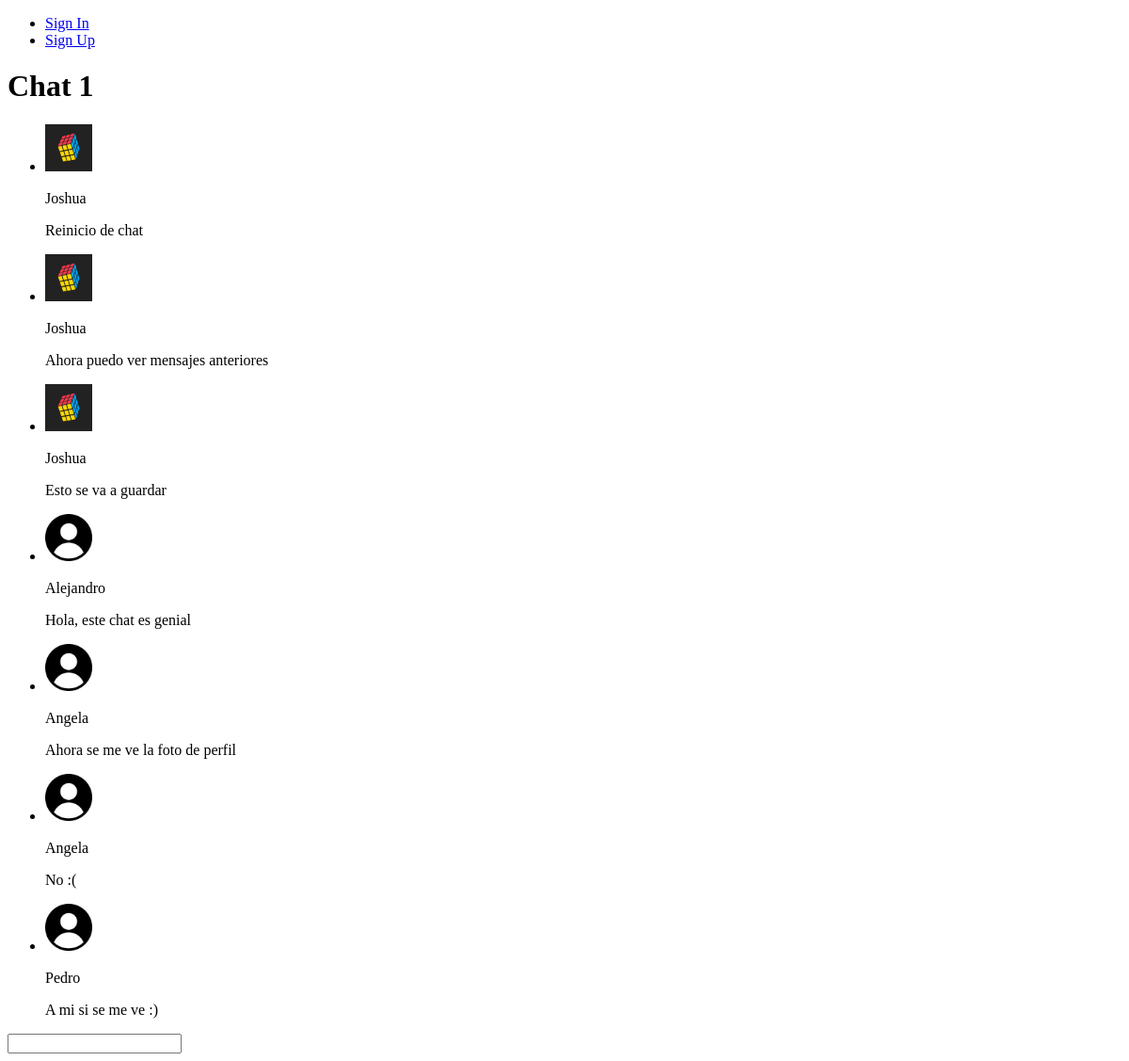
The app's page /chat/1, older data.
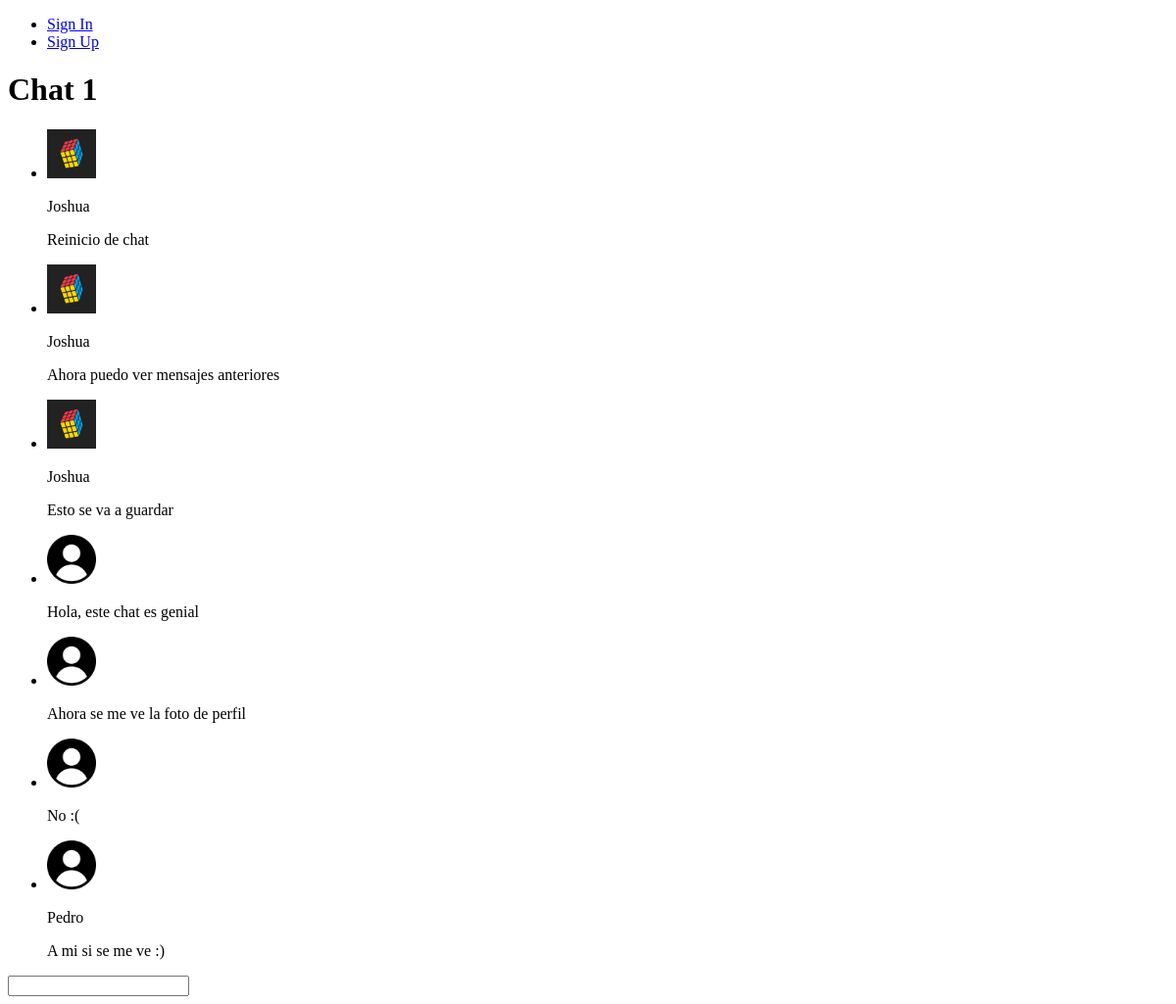
The same page, newer data.
### chat/models.py (models this page shows, shortened)
class Message(models.Model):
    sender = models.ForeignKey(Profile, related_name='messages_sents', on_delete=models.SET_NULL, null=True)
    chat = models.ForeignKey(Chat, related_name='messages', on_delete=models.CASCADE, default=None)
    date_sent = models.DateTimeField(auto_now_add=True)
    text = models.TextField()
    file = models.FileField(upload_to='chat/chat_files', blank=True, default=None)
    class Meta:
        ordering = ('date_sent',)

class Profile(models.Model):
    user = models.OneToOneField(User, on_delete=models.CASCADE)
    img = models.ImageField(upload_to='chat/profile_pics/', default='chat/profile_pics/default_profile_logo.png', blank=True)

### chat/views.py (the view)
# urls.py: path(('chat/<int:id>'), views.chat_interaction_view, name='chat_interaction_view'),
def chat_interaction_view(request, id):
    messages = Message.objects.filter(chat=id)
    current_chat = Chat.objects.get(id=id)
    if request.method == 'POST':
        form = MessageForm(request.POST)
        if form.is_valid():
            message = form.save(commit=False)
            message.chat = current_chat
            message.sender = request.user.profile
            message.save()
            form = MessageForm()
    else:
        form = MessageForm()
    context = {'messages': messages, 'chat': current_chat, 'form': form}
    return render(request, 'chat.html', context)

### chat/forms.py
class MessageForm(forms.ModelForm):
    class Meta:
        model = Message
        fields = ['text']

### chat/templates/chat.html (shortened to what this page needs)
{% extends "base.html" %}
{% block content %}
    <h1>
        {{ chat.name }}
    </h1>
    <div>
      <ul id="messages">
      {% for message in messages %}
        <li>
          <img src="{{ message.sender.img.url }}"
          onerror="this.onerror=null;this.src='/media/chat/profile_pics/default_profile_logo.png';"
          width="50" height="50">
          <p>{{ message.sender.user.username }}</p>
          <p>{{ message.text }}</p>
        </li>
      {% endfor %}
      </ul>
    </div>
    <form id="form">
      <input type="text" name="message"/>
    </form>
{% endblock %}

Row changes from the older to the newer data that the page shows:
changed Message "Hola, este chat es genial": sender.user.username "Alejandro" → (not shown)
changed Message "Ahora se me ve la foto de perfil": sender.user.username "Angela" → (not shown)
changed Message "No :(": sender.user.username "Angela" → (not shown)
